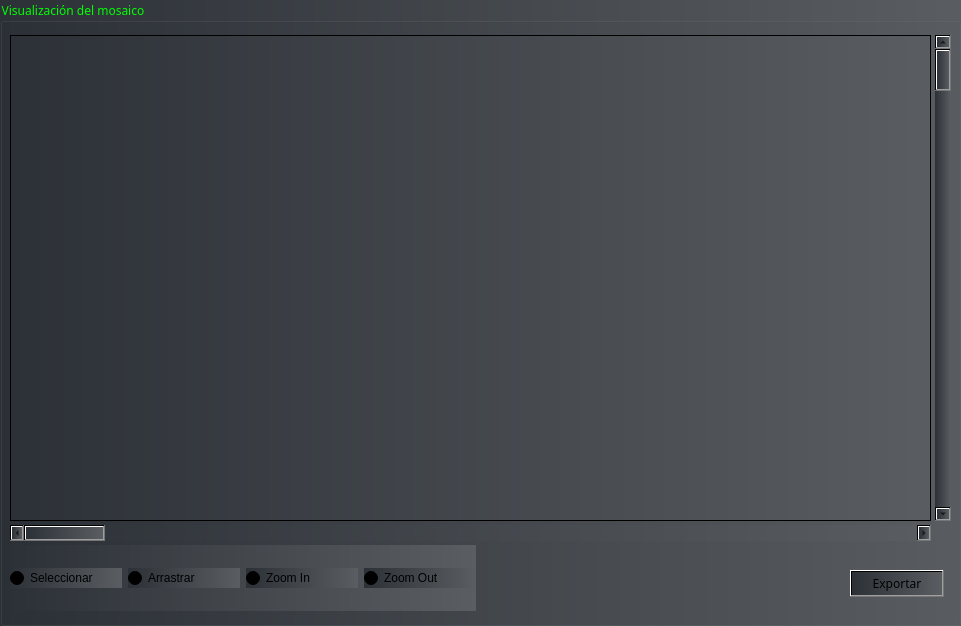
     <widget class="QGroupBox" name="camara_box_4">
      <property name="geometry">
       <rect>
        <x>290</x>
        <y>5</y>
        <width>961</width>
        <height>626</height>
       </rect>
      </property>
      <property name="palette">
       <palette>
        <active>
         <colorrole role="WindowText">
          <brush brushstyle="SolidPattern">
           <color alpha="255">
            <red>0</red>
            <green>255</green>
            <blue>0</blue>
           </color>
          </brush>
         </colorrole>
         <colorrole role="Button">
          <brush brushstyle="LinearGradientPattern">
           <gradient startx="0.000000000000000" starty="0.000000000000000" endx="3.000000000000000" endy="0.000000000000000" type="LinearGradient" spread="PadSpread" coordinatemode="ObjectBoundingMode">
            <gradientstop position="0.000000000000000">
             <color alpha="255">
              <red>44</red>
              <green>49</green>
              <blue>55</blue>
             </color>
            </gradientstop>
            <gradientstop position="1.000000000000000">
             <color alpha="255">
              <red>182</red>
              <green>183</green>
              <blue>185</blue>
             </color>
            </gradientstop>
           </gradient>
          </brush>
         </colorrole>
         <colorrole role="Text">
          <brush brushstyle="SolidPattern">
           <color alpha="255">
            <red>0</red>
            <green>255</green>
            <blue>0</blue>
           </color>
          </brush>
         </colorrole>
         <colorrole role="ButtonText">
          <brush brushstyle="SolidPattern">
           <color alpha="255">
            <red>0</red>
            <green>255</green>
            <blue>0</blue>
           </color>
          </brush>
         </colorrole>
         <colorrole role="Base">
          <brush brushstyle="LinearGradientPattern">
           <gradient startx="0.000000000000000" starty="0.000000000000000" endx="3.000000000000000" endy="0.000000000000000" type="LinearGradient" spread="PadSpread" coordinatemode="ObjectBoundingMode">
            <gradientstop position="0.000000000000000">
             <color alpha="255">
              <red>44</red>
              <green>49</green>
              <blue>55</blue>
             </color>
            </gradientstop>
            <gradientstop position="1.000000000000000">
             <color alpha="255">
              <red>182</red>
              <green>183</green>
              <blue>185</blue>
             </color>
            </gradientstop>
           </gradient>
          </brush>
         </colorrole>
         <colorrole role="Window">
          <brush brushstyle="LinearGradientPattern">
           <gradient startx="0.000000000000000" starty="0.000000000000000" endx="3.000000000000000" endy="0.000000000000000" type="LinearGradient" spread="PadSpread" coordinatemode="ObjectBoundingMode">
            <gradientstop position="0.000000000000000">
             <color alpha="255">
              <red>44</red>
              <green>49</green>
              <blue>55</blue>
             </color>
            </gradientstop>
            <gradientstop position="1.000000000000000">
             <color alpha="255">
              <red>182</red>
              <green>183</green>
              <blue>185</blue>
             </color>
            </gradientstop>
           </gradient>
          </brush>
         </colorrole>
        </active>
        <inactive>
         <colorrole role="WindowText">
          <brush brushstyle="SolidPattern">
           <color alpha="255">
            <red>0</red>
            <green>255</green>
            <blue>0</blue>
           </color>
          </brush>
         </colorrole>
         <colorrole role="Button">
          <brush brushstyle="LinearGradientPattern">
           <gradient startx="0.000000000000000" starty="0.000000000000000" endx="3.000000000000000" endy="0.000000000000000" type="LinearGradient" spread="PadSpread" coordinatemode="ObjectBoundingMode">
            <gradientstop position="0.000000000000000">
             <color alpha="255">
              <red>44</red>
              <green>49</green>
              <blue>55</blue>
             </color>
            </gradientstop>
            <gradientstop position="1.000000000000000">
             <color alpha="255">
              <red>182</red>
              <green>183</green>
              <blue>185</blue>
             </color>
            </gradientstop>
           </gradient>
          </brush>
         </colorrole>
         <colorrole role="Text">
          <brush brushstyle="SolidPattern">
           <color alpha="255">
            <red>0</red>
            <green>255</green>
            <blue>0</blue>
           </color>
          </brush>
         </colorrole>
         <colorrole role="ButtonText">
          <brush brushstyle="SolidPattern">
           <color alpha="255">
            <red>0</red>
            <green>255</green>
            <blue>0</blue>
           </color>
          </brush>
         </colorrole>
         <colorrole role="Base">
          <brush brushstyle="LinearGradientPattern">
           <gradient startx="0.000000000000000" starty="0.000000000000000" endx="3.000000000000000" endy="0.000000000000000" type="LinearGradient" spread="PadSpread" coordinatemode="ObjectBoundingMode">
            <gradientstop position="0.000000000000000">
             <color alpha="255">
              <red>44</red>
              <green>49</green>
              <blue>55</blue>
             </color>
            </gradientstop>
            <gradientstop position="1.000000000000000">
             <color alpha="255">
              <red>182</red>
              <green>183</green>
              <blue>185</blue>
             </color>
            </gradientstop>
           </gradient>
          </brush>
         </colorrole>
         <colorrole role="Window">
          <brush brushstyle="LinearGradientPattern">
           <gradient startx="0.000000000000000" starty="0.000000000000000" endx="3.000000000000000" endy="0.000000000000000" type="LinearGradient" spread="PadSpread" coordinatemode="ObjectBoundingMode">
            <gradientstop position="0.000000000000000">
             <color alpha="255">
              <red>44</red>
              <green>49</green>
              <blue>55</blue>
             </color>
            </gradientstop>
            <gradientstop position="1.000000000000000">
             <color alpha="255">
              <red>182</red>
              <green>183</green>
              <blue>185</blue>
             </color>
            </gradientstop>
           </gradient>
          </brush>
         </colorrole>
        </inactive>
        <disabled>
         <colorrole role="WindowText">
          <brush brushstyle="SolidPattern">
           <color alpha="255">
            <red>0</red>
            <green>255</green>
            <blue>0</blue>
           </color>
          </brush>
         </colorrole>
         <colorrole role="Button">
          <brush brushstyle="LinearGradientPattern">
           <gradient startx="0.000000000000000" starty="0.000000000000000" endx="3.000000000000000" endy="0.000000000000000" type="LinearGradient" spread="PadSpread" coordinatemode="ObjectBoundingMode">
            <gradientstop position="0.000000000000000">
             <color alpha="255">
              <red>44</red>
              <green>49</green>
              <blue>55</blue>
             </color>
            </gradientstop>
            <gradientstop position="1.000000000000000">
             <color alpha="255">
              <red>182</red>
              <green>183</green>
              <blue>185</blue>
             </color>
            </gradientstop>
           </gradient>
          </brush>
         </colorrole>
         <colorrole role="Text">
          <brush brushstyle="SolidPattern">
           <color alpha="255">
            <red>0</red>
            <green>255</green>
            <blue>0</blue>
           </color>
          </brush>
         </colorrole>
         <colorrole role="ButtonText">
          <brush brushstyle="SolidPattern">
           <color alpha="255">
            <red>0</red>
            <green>255</green>
            <blue>0</blue>
           </color>
          </brush>
         </colorrole>
         <colorrole role="Base">
          <brush brushstyle="LinearGradientPattern">
           <gradient startx="0.000000000000000" starty="0.000000000000000" endx="3.000000000000000" endy="0.000000000000000" type="LinearGradient" spread="PadSpread" coordinatemode="ObjectBoundingMode">
            <gradientstop position="0.000000000000000">
             <color alpha="255">
              <red>44</red>
              <green>49</green>
              <blue>55</blue>
             </color>
            </gradientstop>
            <gradientstop position="1.000000000000000">
             <color alpha="255">
              <red>182</red>
              <green>183</green>
              <blue>185</blue>
             </color>
            </gradientstop>
           </gradient>
          </brush>
         </colorrole>
         <colorrole role="Window">
          <brush brushstyle="LinearGradientPattern">
           <gradient startx="0.000000000000000" starty="0.000000000000000" endx="3.000000000000000" endy="0.000000000000000" type="LinearGradient" spread="PadSpread" coordinatemode="ObjectBoundingMode">
            <gradientstop position="0.000000000000000">
             <color alpha="255">
              <red>44</red>
              <green>49</green>
              <blue>55</blue>
             </color>
            </gradientstop>
            <gradientstop position="1.000000000000000">
             <color alpha="255">
              <red>182</red>
              <green>183</green>
              <blue>185</blue>
             </color>
            </gradientstop>
           </gradient>
          </brush>
         </colorrole>
        </disabled>
       </palette>
      </property>
      <property name="font">
       <font>
        <family>Zekton</family>
       </font>
      </property>
      <property name="styleSheet">
       <string notr="true">background-color: qlineargradient(spread:pad, x1:0, y1:0, x2:3, y2:0, stop:0 rgba( 44, 49, 55, 255), stop:1 rgba(182, 183, 185, 255));</string>
      </property>
      <property name="title">
       <string>Visualización del mosaico</string>
      </property>
      <property name="flat">
       <bool>false</bool>
      </property>
      <widget class="QPushButton" name="pushButton_10">
       <property name="geometry">
        <rect>
         <x>850</x>
         <y>570</y>
         <width>94</width>
         <height>27</height>
        </rect>
       </property>
       <property name="font">
        <font>
         <family>Zekton</family>
        </font>
       </property>
       <property name="text">
        <string>Exportar</string>
       </property>
      </widget>
      <widget class="QGraphicsView" name="graphicsView">
       <property name="geometry">
        <rect>
         <x>10</x>
         <y>35</y>
         <width>921</width>
         <height>486</height>
        </rect>
       </property>
      </widget>
      <widget class="QScrollBar" name="horizontalScrollBar">
       <property name="geometry">
        <rect>
         <x>10</x>
         <y>525</y>
         <width>921</width>
         <height>16</height>
        </rect>
       </property>
       <property name="orientation">
        <enum>Qt::Horizontal</enum>
       </property>
      </widget>
      <widget class="QScrollBar" name="verticalScrollBar">
       <property name="geometry">
        <rect>
         <x>935</x>
         <y>35</y>
         <width>16</width>
         <height>486</height>
        </rect>
       </property>
       <property name="orientation">
        <enum>Qt::Vertical</enum>
       </property>
      </widget>
      <widget class="QWidget" name="horizontalLayoutWidget">
       <property name="geometry">
        <rect>
         <x>10</x>
         <y>545</y>
         <width>466</width>
         <height>66</height>
        </rect>
       </property>
       <layout class="QHBoxLayout" name="horizontalLayout">
        <item>
         <widget class="QRadioButton" name="radioButton_2">
          <property name="text">
           <string>Seleccionar</string>
          </property>
         </widget>
        </item>
        <item>
         <widget class="QRadioButton" name="radioButton_3">
          <property name="text">
           <string>Arrastrar</string>
          </property>
         </widget>
        </item>
        <item>
         <widget class="QRadioButton" name="radioButton_4">
          <property name="text">
           <string>Zoom In</string>
          </property>
         </widget>
        </item>
        <item>
         <widget class="QRadioButton" name="radioButton_5">
          <property name="text">
           <string>Zoom Out</string>
          </property>
         </widget>
        </item>
       </layout>
      </widget>
     </widget>
